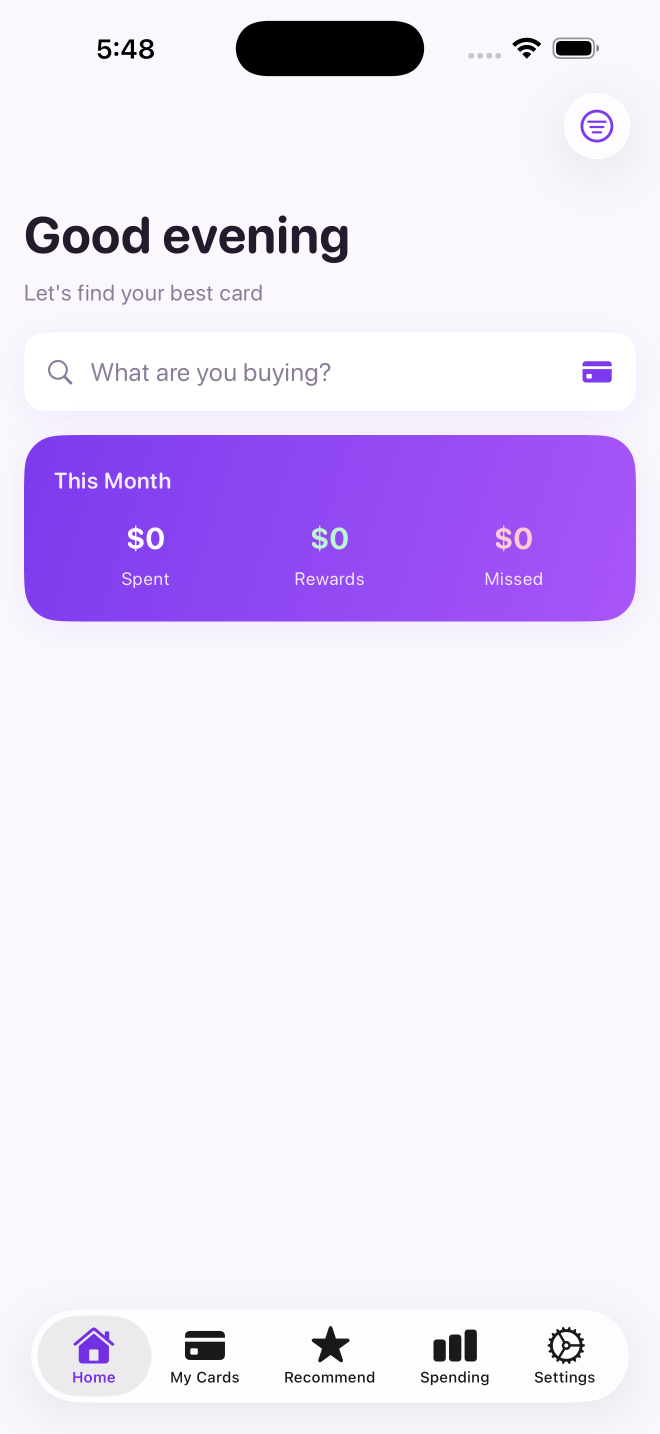
#> input picture Screenshots/home.png, 1320 x 2868 px (shown at 1/2 size)
$ python make_appstore_shots.py
#> lines starting #> are read from the running program, lines starting #| are printed output that depends on the picture; after the words box and inside, x2 and y2 are one past the last pixel; in counts of white or black regions, pixels touching at a corner belong together
#!/usr/bin/env python3
"""Compose App Store marketing screenshots: purple gradient + headline + framed app screenshot.
Outputs 1320x2868 (6.9") PNGs to Screenshots/AppStore/. Does not touch the raw captures.
"""
import os
from PIL import Image, ImageDraw, ImageFont, ImageFilter

ROOT = os.path.dirname(os.path.dirname(os.path.abspath(__file__)))
SRC = os.path.join(ROOT, "Screenshots")
OUT = os.path.join(ROOT, "Screenshots", "AppStore")
os.makedirs(OUT, exist_ok=True)

W, H = 1320, 2868
TOP = (109, 40, 217)      # #6D28D9 deep purple
BOT = (168, 85, 247)      # #A855F7 light purple

SHOTS = [
    ("home.png",      "01-home.png",      "Know the best card\nbefore you pay"),
    ("recommend.png", "02-recommend.png", "Smart picks for\nevery merchant"),
    ("cards.png",     "03-cards.png",     "All your cards,\none simple wallet"),
    ("spending.png",  "04-spending.png",  "Track the rewards\nyou actually earn"),
]

def load_font(size):
#> called with size = 96
    for path, kw in [
        ("/System/Library/Fonts/SFNS.ttf", "Bold"),
        ("/Library/Fonts/Roboto-Bold.ttf", None),
        ("/System/Library/Fonts/Supplemental/Arial Bold.ttf", None),
    ]:
        if os.path.exists(path):
            f = ImageFont.truetype(path, size)
            if kw:
                try:
                    f.set_variation_by_name(kw)
                except Exception:
                    pass
            return f
    return ImageFont.load_default()

def gradient(w, h, top, bot):
#> called with w = 1320, h = 2868, top = (109, 40, 217), bot = (168, 85, 247)
    base = Image.new("RGB", (w, h), top)
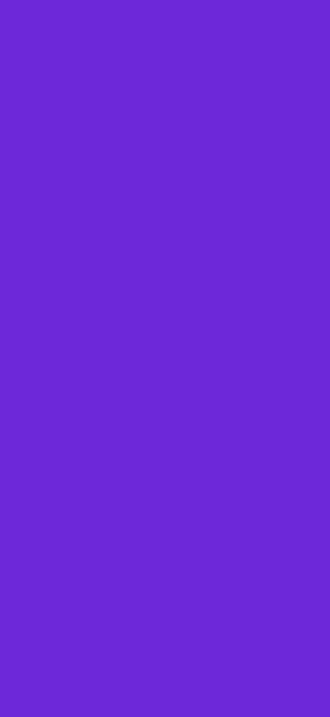
#> base: PIL image 1320x2868 RGB (shown at 1/4 size); mean R, G, B 109, 40, 217
    draw = ImageDraw.Draw(base)
    for y in range(h):
        t = y / (h - 1)
        r = int(top[0] + (bot[0] - top[0]) * t)
        g = int(top[1] + (bot[1] - top[1]) * t)
        b = int(top[2] + (bot[2] - top[2]) * t)
        draw.line([(0, y), (w, y)], fill=(r, g, b))
    return base

def rounded(img, radius):
    mask = Image.new("L", img.size, 0)
    ImageDraw.Draw(mask).rounded_rectangle([0, 0, img.size[0], img.size[1]], radius, fill=255)
    out = img.convert("RGBA")
    out.putalpha(mask)
    return out

def draw_centered(draw, lines, font, y, color, line_gap=24):
    for line in lines:
        bbox = draw.textbbox((0, 0), line, font=font)
        tw = bbox[2] - bbox[0]
        th = bbox[3] - bbox[1]
        draw.text(((W - tw) / 2, y), line, font=font, fill=color)
        y += th + line_gap
    return y

font = load_font(96)

for src_name, out_name, headline in SHOTS:
    canvas = gradient(W, H, TOP, BOT).convert("RGBA")
    draw = ImageDraw.Draw(canvas)

    # headline
    lines = headline.split("\n")
    draw_centered(draw, lines, font, 175, (255, 255, 255, 255), line_gap=30)

    # screenshot framed
    shot = Image.open(os.path.join(SRC, src_name)).convert("RGBA")
#> shot is the input picture: PIL image 1320x2868 RGBA; mean R, G, B, A 232.1, 221.6, 246.1, 255
    sw = 980
    sh = int(sw * shot.size[1] / shot.size[0])
    shot = shot.resize((sw, sh), Image.LANCZOS)
#> shot: PIL image 980x2129 RGBA
    shot = rounded(shot, 56)
#> in rounded, `ImageDraw.Draw(mask).rounded_rectangle([0, 0, img.size[0], img.size[1]..`:
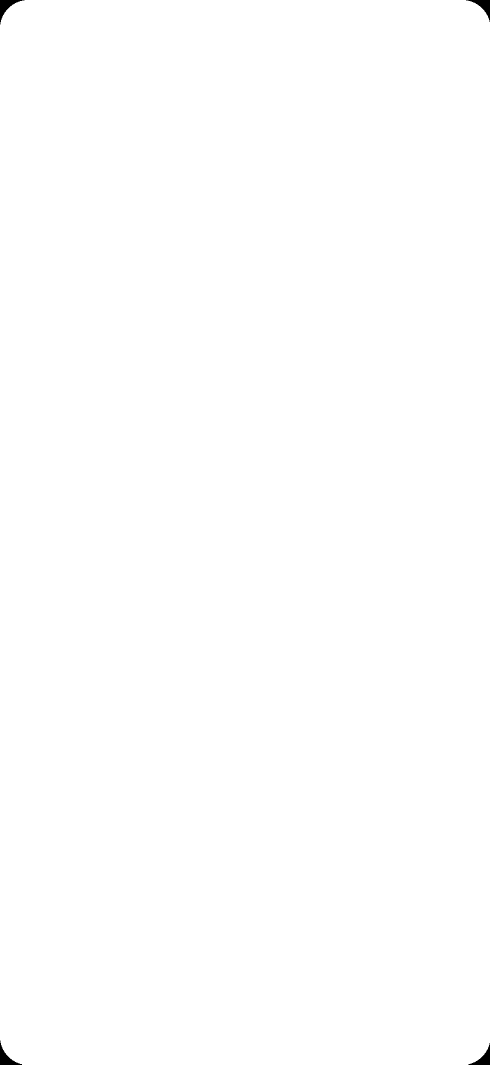
#> mask: PIL image 980x2129 L (shown at 1/2 size); 99.9% white; 4 black regions, box (x1, y1, x2, y2) and area: (0, 0, 49, 49) 691, (932, 0, 980, 44) 642, (0, 2081, 44, 2129) 642, (937, 2086, 980, 2129) 594
    sx = (W - sw) // 2
    sy = 600

    # drop shadow
    shadow = Image.new("RGBA", canvas.size, (0, 0, 0, 0))
#> shadow: PIL image 1320x2868 RGBA; every value is 0
    sh_rect = Image.new("RGBA", (sw, sh), (0, 0, 0, 130))
    sh_rect = rounded(sh_rect, 56)
#> call 2 of rounded, with radius = 56
#> in rounded (call 2), `out.putalpha(mask)`:
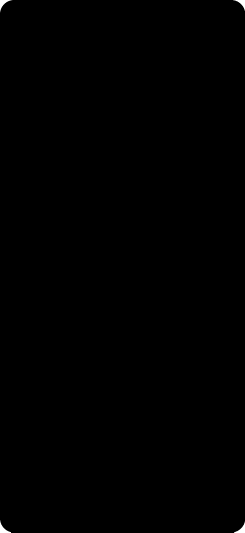
#> out: PIL image 980x2129 RGBA (shown at 1/4 size); mean R, G, B, A 0, 0, 0, 254.7; transparent parts drawn white
    shadow.paste(sh_rect, (sx, sy + 26), sh_rect)
    shadow = shadow.filter(ImageFilter.GaussianBlur(40))
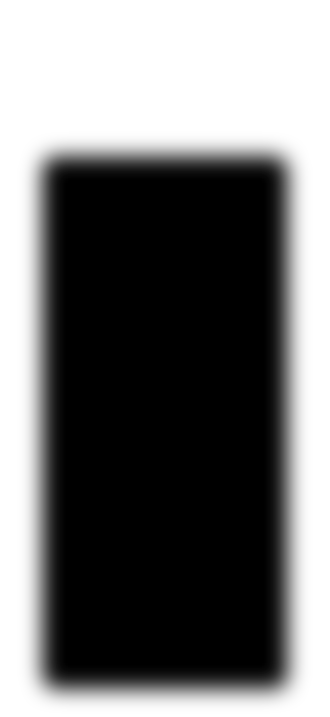
#> shadow: PIL image 1320x2868 RGBA (shown at 1/4 size); mean R, G, B, A 0, 0, 0, 140.4; transparent parts drawn white
    canvas = Image.alpha_composite(canvas, shadow)

    canvas.paste(shot, (sx, sy), shot)
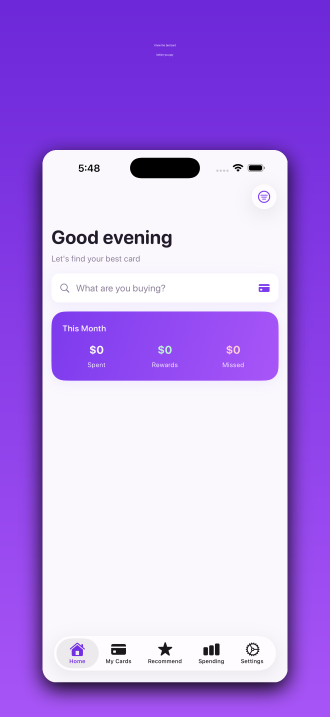
#> canvas: PIL image 1320x2868 RGBA (shown at 1/4 size); mean R, G, B, A 183.1, 145.9, 231.6, 255
    canvas.convert("RGB").save(os.path.join(OUT, out_name), "PNG")
    print("wrote", out_name, canvas.size)
#| wrote 01-home.png (1320, 2868)
#> pass 2 of the loop `for src_name, out_name, headline in SHOTS:`:
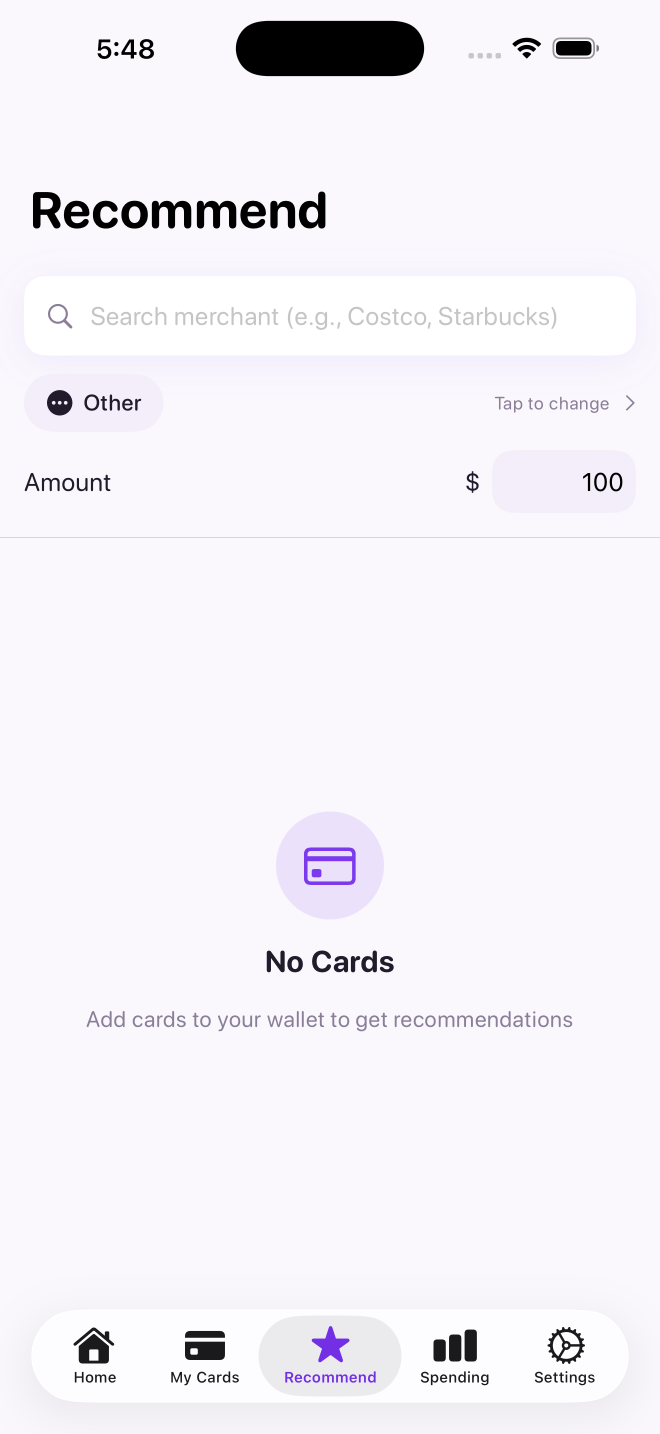
#> input picture Screenshots/recommend.png, 1320 x 2868 px (shown at 1/2 size)
#> shot is the input picture: PIL image 1320x2868 RGBA; mean R, G, B, A 243.2, 241, 246.4, 255
#> shot: PIL image 980x2129 RGBA
#> `canvas = Image.alpha_composite(canvas, shadow)`:
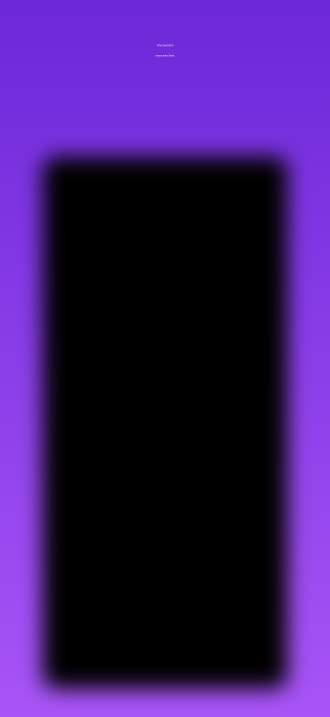
#> canvas: PIL image 1320x2868 RGBA (shown at 1/4 size); mean R, G, B, A 59.1, 25.7, 102.6, 255
#> `canvas.paste(shot, (sx, sy), shot)`:
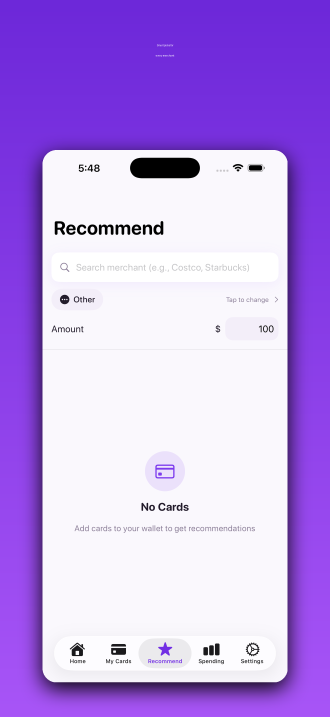
#> canvas: PIL image 1320x2868 RGBA (shown at 1/4 size); mean R, G, B, A 189.2, 156.6, 231.8, 255
#| wrote 02-recommend.png (1320, 2868)
#> pass 3 of the loop `for src_name, out_name, headline in SHOTS:`:
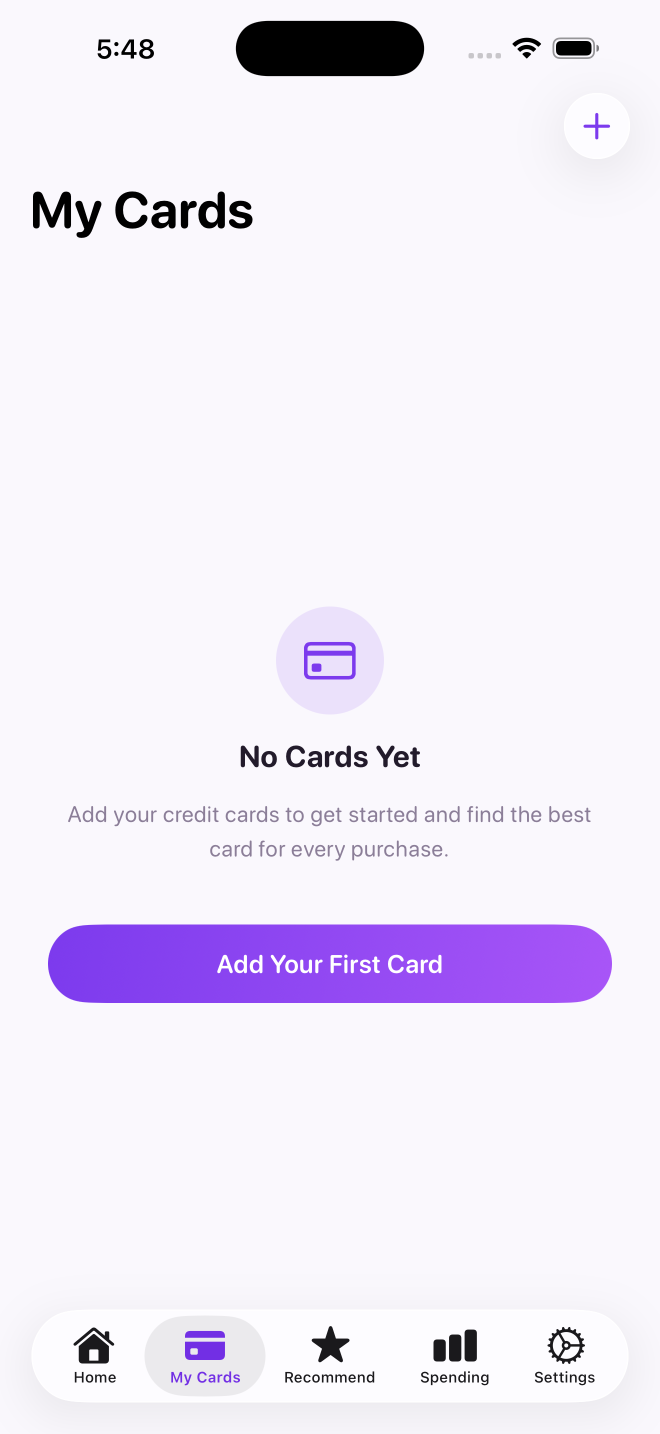
#> input picture Screenshots/cards.png, 1320 x 2868 px (shown at 1/2 size)
#> shot is the input picture: PIL image 1320x2868 RGBA; mean R, G, B, A 239.3, 234, 246.7, 255
#> shot: PIL image 980x2129 RGBA
#> `canvas = Image.alpha_composite(canvas, shadow)`:
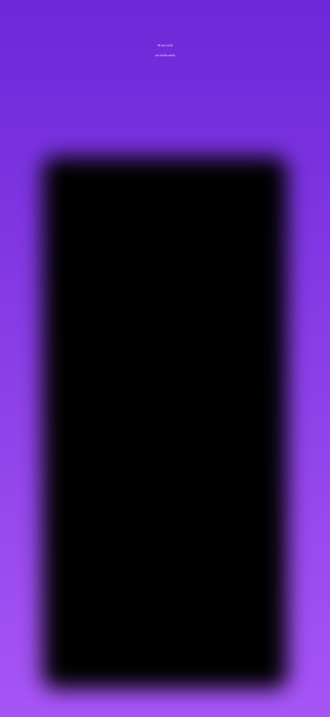
#> canvas: PIL image 1320x2868 RGBA (shown at 1/4 size); mean R, G, B, A 59.1, 25.7, 102.6, 255
#> `canvas.paste(shot, (sx, sy), shot)`:
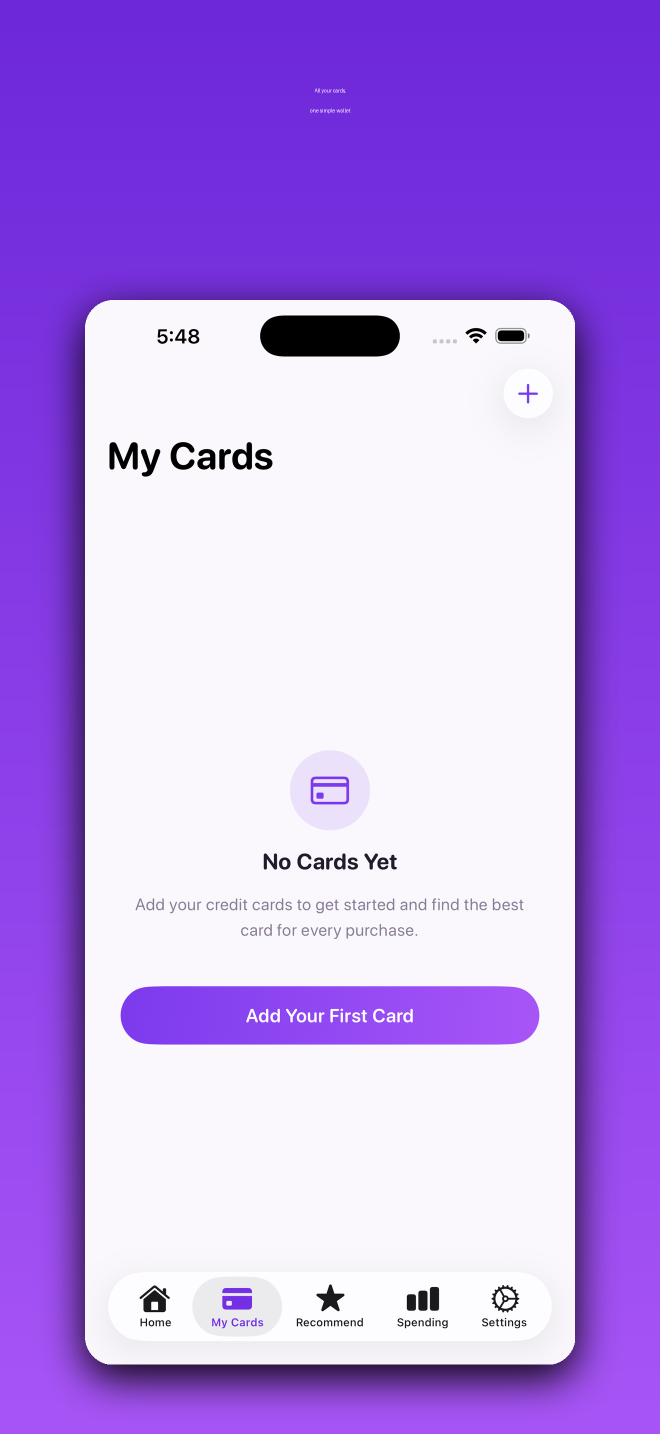
#> canvas: PIL image 1320x2868 RGBA (shown at 1/2 size); mean R, G, B, A 187, 152.7, 231.9, 255
#| wrote 03-cards.png (1320, 2868)
#> (the run stopped early here; a loop or call above may not have finished)
